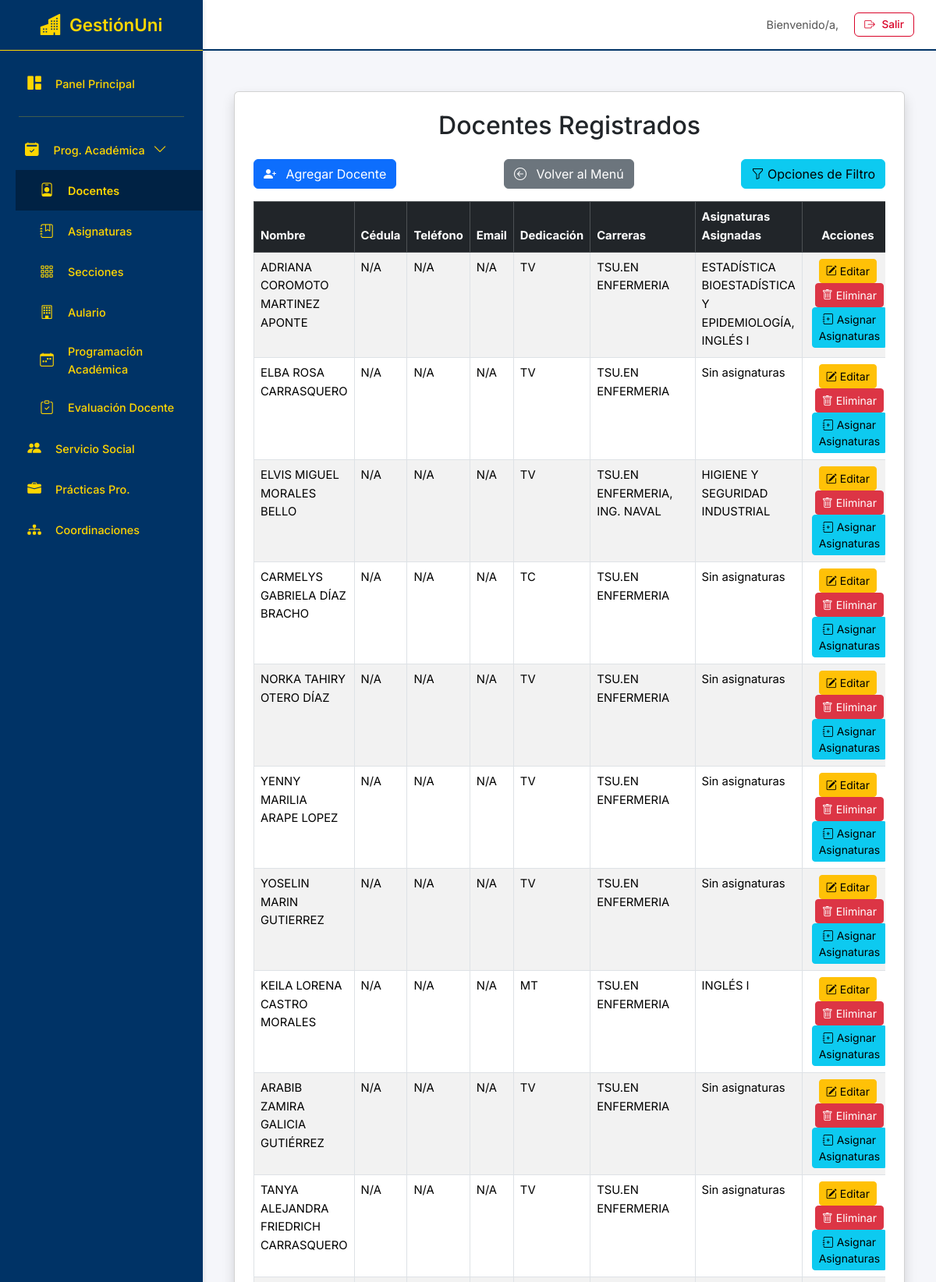
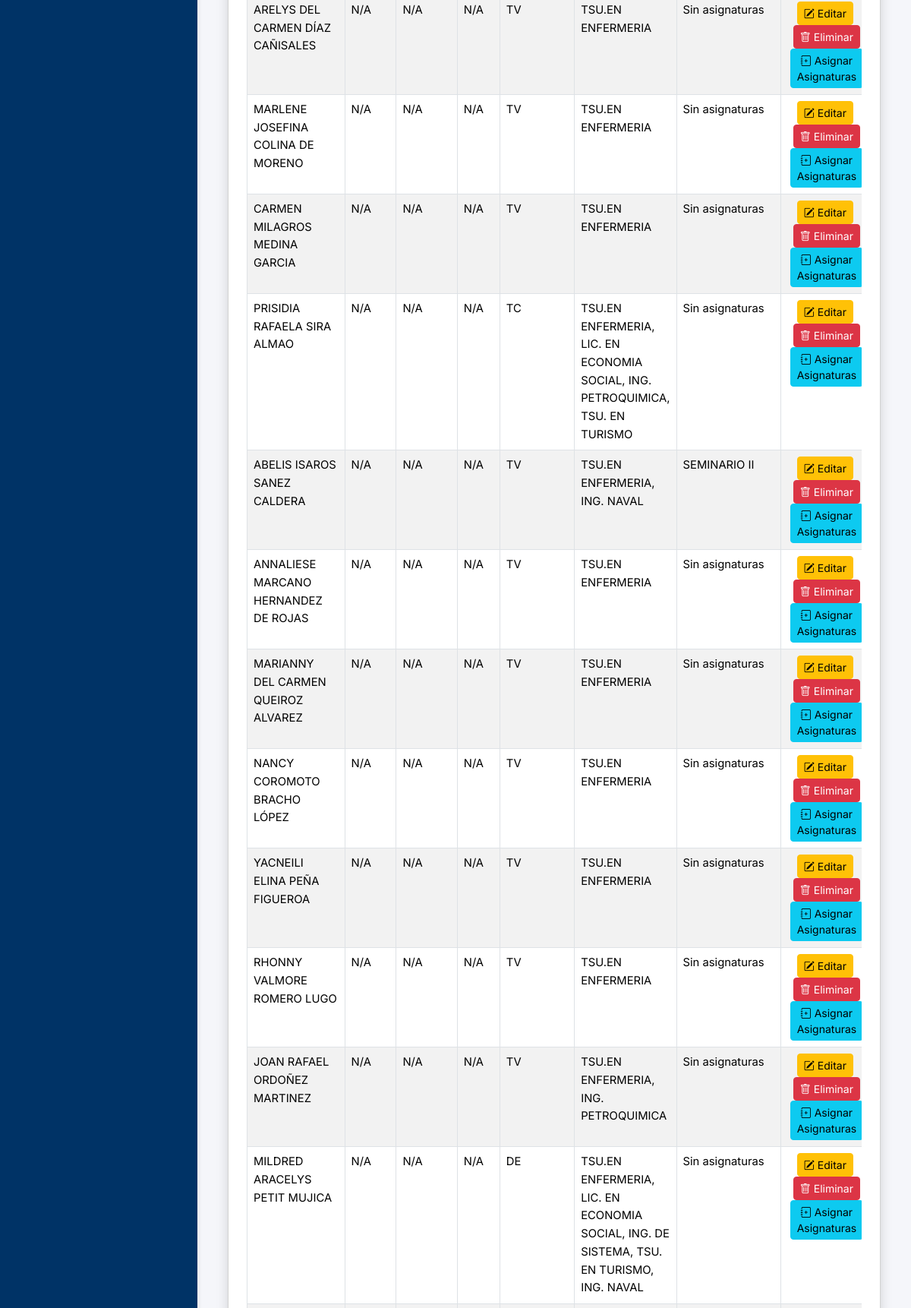
The app's page /programacion/docentes/ (upper part) with its own data (2 pictures, top to bottom).
### programacion/models.py (models this page shows, shortened)
class Docente(models.Model):
    nombre = models.CharField(max_length=100, unique=True, verbose_name="Nombre Completo")
    cedula = models.CharField(max_length=15, unique=True, verbose_name="Cédula de Identidad", blank=True, null=True)
    telefono = models.CharField(max_length=20, blank=True, null=True, verbose_name="Número de Teléfono")
    email = models.EmailField(unique=True, blank=True, null=True, verbose_name="Correo Electrónico")
    dedicacion = models.CharField(max_length=50, verbose_name="Dedicación")
    carreras = models.ManyToManyField(Carrera, related_name='docentes', blank=True, verbose_name="Carreras Asignadas")
    class Meta:
        verbose_name = "Docente"
        verbose_name_plural = "Docentes"

class Carrera(models.Model):
    nombre = models.CharField(max_length=100, unique=True)

class ProgramacionAcademica(models.Model):
    docente = models.ForeignKey(
        'Docente', on_delete=models.CASCADE, verbose_name="Docente Evaluado"
    )
    asignatura = models.ForeignKey(
        'Asignatura', on_delete=models.CASCADE, verbose_name="Asignatura"
    )
    periodo = models.ForeignKey(
        'Periodo', on_delete=models.CASCADE, verbose_name="Período Académico"
    )
    fue_evaluada = models.BooleanField(default=False, verbose_name="¿Fue Evaluado por el Evaluador?")
    fecha_evaluacion = models.DateField(null=True, blank=True, verbose_name="Fecha de Evaluación")
    score_acompanamiento = models.DecimalField(
        max_digits=5, decimal_places=2, null=True, blank=True,
        verbose_name="Puntaje de Acompañamiento (max 100)",
        help_text="Escala de 0 a 100 puntos."
    )
    entrego_autoevaluacion = models.BooleanField(default=False, verbose_name="¿Entregó Autoevaluación?")
    autoevaluacion_score = models.DecimalField(
        max_digits=5, decimal_places=2, null=True, blank=True,
        verbose_name="Puntaje de Autoevaluación (max 60)",
        help_text="Escala de 0 a 60 puntos."
    )
    evaluacion_estudiante_score = models.DecimalField(
        max_digits=5, decimal_places=2, null=True, blank=True,
        verbose_name="Puntaje de Evaluación del Estudiante (max 10)",
        help_text="Escala de 1 a 10 puntos." # Ajustado por la imagen (1 a 10)
    )
    docente_evaluador = models.ForeignKey(
        'Docente', related_name='evaluaciones_realizadas',
        on_delete=models.SET_NULL, # Mejor usar SET_NULL si el docente evaluador puede ser eliminado
        null=True, blank=True, verbose_name="Docente Evaluador"
    )
    juicio_valor = models.TextField(
        blank=True, null=True, verbose_name="Juicio de Valor General del Docente",
        help_text="Comentarios generales sobre la evaluación del docente."
    )
    class Meta:
        unique_together = ('docente', 'asignatura', 'periodo')
        verbose_name = "Evaluación Docente"
        verbose_name_plural = "Evaluaciones Docentes"

class Asignatura(models.Model):
    nombre = models.CharField(max_length=100)
    codigo = models.CharField(max_length=20, blank=True)
    semestre = models.ForeignKey(semestre, on_delete=models.CASCADE, related_name='asignaturas')  # Cambiado a ForeignKey
    horas_teoricas = models.PositiveIntegerField(default=0)
    horas_practicas = models.PositiveIntegerField(default=0)
    horas_laboratorio = models.PositiveIntegerField(default=0)
    diurno = models.CharField(max_length=10, blank=True)
    uc = models.CharField(max_length=10, blank=True)
    requisitos = models.CharField(max_length=200, blank=True)
    carrera = models.ForeignKey(Carrera, on_delete=models.CASCADE, related_name='asignaturas')
    class Meta:
        unique_together = ('nombre', 'carrera')

### programacion/views.py (the view, shortened to what this page needs)
# urls.py: path('docentes/', views.docentes, name='docentes'),
def docentes(request):
    query = request.GET.get('q', '')
    carrera_id = request.GET.get('carrera')
    dedicacion_filter = request.GET.get('dedicacion')
    periodo_filter_id = request.GET.get('periodo')
    docentes_list = Docente.objects.all()
    if carrera_id:
        docentes_list = docentes_list.filter(carreras__id=carrera_id)
    if dedicacion_filter:
        docentes_list = docentes_list.filter(dedicacion__iexact=dedicacion_filter)
    carreras = Carrera.objects.all().order_by('nombre')
    dedicaciones_choices = sorted(list(Docente.objects.values_list('dedicacion', flat=True).distinct()))
    periodos = Periodo.objects.all().order_by('-fecha_inicio')
    current_period = None
    if periodo_filter_id:
        try:
            current_period = Periodo.objects.get(id=periodo_filter_id)
        except Periodo.DoesNotExist:
            current_period = periodos.first()
    else:
        current_period = periodos.first()
    print(f"--- VISTA DOCENTES DEBUG ---")
    if current_period:
        print(f"Período actual (usado para mostrar asignaturas): ID={current_period.id}, Nombre={current_period.nombre}")
    else:
        print(f"No se encontró ningún período para mostrar asignaturas.")
    for docente in docentes_list:
        if current_period:
            docente.assigned_programas_current_period = list(docente.programacionacademica_set.filter(
                periodo=current_period
            ).select_related('asignatura'))
        else:
            docente.assigned_programas_current_period = []
        assigned_asignaturas_names = [prog.asignatura.nombre for prog in docente.assigned_programas_current_period]
        print(f"Docente: {docente.nombre}, Asignaturas en Período Actual ({current_period.nombre if current_period else 'N/A'}): {', '.join(assigned_asignaturas_names) if assigned_asignaturas_names else 'Ninguna'}")
    print(f"--------------------------")
    return render(request, 'docentes.html', {
        'docentes': docentes_list.distinct(),
        'carreras': carreras,
        'dedicaciones_choices': dedicaciones_choices,
        'filter_carrera_id': carrera_id,
        'filter_dedicacion': dedicacion_filter,
        'filter_periodo_id': periodo_filter_id,
        'query': query,
        'periodos': periodos,
        'current_period': current_period,
    })

### programacion/templates/docentes.html (shortened to what this page needs)
{% extends "interfaz.html" %}
{% load static %}
{% block content %}
<div class="container mt-4">
    <div class="card shadow p-4 mb-4">
        <h2 class="card-title text-center mb-4">Docentes Registrados</h2>
        <div class="d-flex justify-content-between align-items-center mb-3">
            <a href="{% url 'programacion:agregar_docente' %}" class="btn btn-primary">
                <i class="bi bi-person-plus-fill me-2"></i> Agregar Docente
            </a>
            <a href="{% url 'programacion:menu_programacion' %}" class="btn btn-secondary"><i class="bi bi-arrow-left-circle me-2"></i> Volver al Menú</a>
            <button class="btn btn-info" type="button" data-bs-toggle="collapse" data-bs-target="#filterCollapse" aria-expanded="false" aria-controls="filterCollapse">
                <i class="bi bi-funnel"></i> Opciones de Filtro
            </button>
        </div>
        <div class="table-responsive">
            <table class="table table-bordered table-striped table-hover">
                <thead class="table-dark">
                    <tr>
                        <th>Nombre</th>
                        <th>Cédula</th>
                        <th>Teléfono</th>
                        <th>Email</th>
                        <th>Dedicación</th>
                        <th>Carreras</th>
                        <th>Asignaturas Asignadas</th>
                        <th class="text-center">Acciones</th>
                    </tr>
                </thead>
                <tbody>
                    {% for docente in docentes %}
                    <tr>
                        <td>{{ docente.nombre }}</td>
                        <td>{{ docente.cedula|default:"N/A" }}</td>
                        <td>{{ docente.telefono|default:"N/A" }}</td>
                        <td>{{ docente.email|default:"N/A" }}</td>
                        <td>{{ docente.dedicacion }}</td>
                        <td>
                            {% for carrera in docente.carreras.all %}
                                {{ carrera.nombre }}{% if not forloop.last %}, {% endif %}
                            {% empty %}
                                Sin carrera
                            {% endfor %}
                        </td>
                        <td>
                            {% with asignaturas=docente.programacionacademica_set.all %}
                            {% if asignaturas %}
                            {% for prog in asignaturas %}
                                {{ prog.asignatura.nombre }}{% if not forloop.last %}, {% endif %}
                            {% endfor %}
                            {% else %}
                                Sin asignaturas
                            {% endif %}
                            {% endwith %}
                        </td>
                        <td class="text-center">
                            <a href="{% url 'programacion:editar_docente' docente.id %}" class="btn btn-warning btn-sm" title="Editar Docente"><i class="bi bi-pencil-square"></i> Editar</a>
                            <a href="{% url 'programacion:eliminar_docente' docente.id %}" class="btn btn-danger btn-sm ms-1" title="Eliminar Docente"><i class="bi bi-trash"></i> Eliminar</a>
                            <a href="{% url 'programacion:asignar_asignaturas' docente.id %}" class="btn btn-info btn-sm ms-1" title="Asignar Asignaturas"><i class="bi bi-journal-plus"></i> Asignar Asignaturas</a>
                        </td>
                    </tr>
                    {% empty %}
                    <tr>
                        <td colspan="8" class="text-center">No hay docentes registrados que coincidan con los filtros.</td>
                    </tr>
                    {% endfor %}
                </tbody>
            </table>
        </div>
    </div>
</div>
<link rel="stylesheet" href="https://cdn.jsdelivr.net/npm/bootstrap-icons@1.11.3/font/bootstrap-icons.min.css">
{% endblock %}

### templates/interfaz.html (style rules this page uses)
:root { --sidebar-width: 260px; --topbar-height: 65px; --primary-accent-color: #003366; --sidebar-bg: #003366; --sidebar-link-color: #FFD600; --sidebar-link-hover-bg: #002244; --sidebar-link-active-color: #FFD600; --sidebar-brand-color: #FFD600; --content-bg: #F5F6FA; --text-color-main: #003366; --border-color-soft: #FFD600; --danger-color: #D90429; }
body { font-family: 'Inter', sans-serif; background-color: var(--content-bg); padding-left: var(--sidebar-width); padding-top: var(--topbar-height); color: var(--text-color-main); font-size: 0.925rem; line-height: 1.6; }

### records on screen
Docente: nombre "ADRIANA COROMOTO MARTINEZ APONTE", cedula "N/A", telefono "N/A", email "N/A", dedicacion "TV"
Carrera: nombre "TSU.EN ENFERMERIA"
ProgramacionAcademica: asignatura.nombre "ESTADÍSTICA BIOESTADÍSTICA Y EPIDEMIOLOGÍA"
ProgramacionAcademica: asignatura.nombre "INGLÉS I"
Docente: nombre "ELBA ROSA CARRASQUERO", cedula "N/A", telefono "N/A", email "N/A", dedicacion "TV", shows "Sin asignaturas"
Docente: nombre "ELVIS MIGUEL MORALES BELLO", cedula "N/A", telefono "N/A", email "N/A", dedicacion "TV"
Carrera: nombre "ING. NAVAL"
ProgramacionAcademica: asignatura.nombre "HIGIENE Y SEGURIDAD INDUSTRIAL"
Docente: nombre "CARMELYS GABRIELA DÍAZ BRACHO", cedula "N/A", telefono "N/A", email "N/A", dedicacion "TC", shows "Sin asignaturas"
Docente: nombre "NORKA TAHIRY OTERO DÍAZ", cedula "N/A", telefono "N/A", email "N/A", dedicacion "TV", shows "Sin asignaturas"
Docente: nombre "YENNY MARILIA ARAPE LOPEZ", cedula "N/A", telefono "N/A", email "N/A", dedicacion "TV", shows "Sin asignaturas"
Docente: nombre "YOSELIN MARIN GUTIERREZ", cedula "N/A", telefono "N/A", email "N/A", dedicacion "TV", shows "Sin asignaturas"
Docente: nombre "KEILA LORENA CASTRO MORALES", cedula "N/A", telefono "N/A", email "N/A", dedicacion "MT"
ProgramacionAcademica: asignatura.nombre "INGLÉS I"
Docente: nombre "ARABIB ZAMIRA GALICIA GUTIÉRREZ", cedula "N/A", telefono "N/A", email "N/A", dedicacion "TV", shows "Sin asignaturas"
Docente: nombre "TANYA ALEJANDRA FRIEDRICH CARRASQUERO", cedula "N/A", telefono "N/A", email "N/A", dedicacion "TV", shows "Sin asignaturas"
Docente: nombre "ARELYS DEL CARMEN DÍAZ CAÑISALES", cedula "N/A", telefono "N/A", email "N/A", dedicacion "TV", shows "Sin asignaturas"
Docente: nombre "MARLENE JOSEFINA COLINA DE MORENO", cedula "N/A", telefono "N/A", email "N/A", dedicacion "TV", shows "Sin asignaturas"
Docente: nombre "CARMEN MILAGROS MEDINA GARCIA", cedula "N/A", telefono "N/A", email "N/A", dedicacion "TV", shows "Sin asignaturas"
Docente: nombre "PRISIDIA RAFAELA SIRA ALMAO", cedula "N/A", telefono "N/A", email "N/A", dedicacion "TC", shows "Sin asignaturas"
Carrera: nombre "LIC. EN ECONOMIA SOCIAL"
Carrera: nombre "ING. PETROQUIMICA"
Carrera: nombre "TSU. EN TURISMO"
Docente: nombre "ABELIS ISAROS SANEZ CALDERA", cedula "N/A", telefono "N/A", email "N/A", dedicacion "TV"
ProgramacionAcademica: asignatura.nombre "SEMINARIO II"
Docente: nombre "ANNALIESE MARCANO HERNANDEZ DE ROJAS", cedula "N/A", telefono "N/A", email "N/A", dedicacion "TV", shows "Sin asignaturas"
Docente: nombre "MARIANNY DEL CARMEN QUEIROZ ALVAREZ", cedula "N/A", telefono "N/A", email "N/A", dedicacion "TV", shows "Sin asignaturas"
Docente: nombre "NANCY COROMOTO BRACHO LÓPEZ", cedula "N/A", telefono "N/A", email "N/A", dedicacion "TV", shows "Sin asignaturas"
Docente: nombre "YACNEILI ELINA PEÑA FIGUEROA", cedula "N/A", telefono "N/A", email "N/A", dedicacion "TV", shows "Sin asignaturas"
Docente: nombre "RHONNY VALMORE ROMERO LUGO", cedula "N/A", telefono "N/A", email "N/A", dedicacion "TV", shows "Sin asignaturas"
Docente: nombre "JOAN RAFAEL ORDOÑEZ MARTINEZ", cedula "N/A", telefono "N/A", email "N/A", dedicacion "TV", shows "Sin asignaturas"
Docente: nombre "MILDRED ARACELYS PETIT MUJICA", cedula "N/A", telefono "N/A", email "N/A", dedicacion "DE", shows "Sin asignaturas"
Carrera: nombre "ING. DE SISTEMA"
